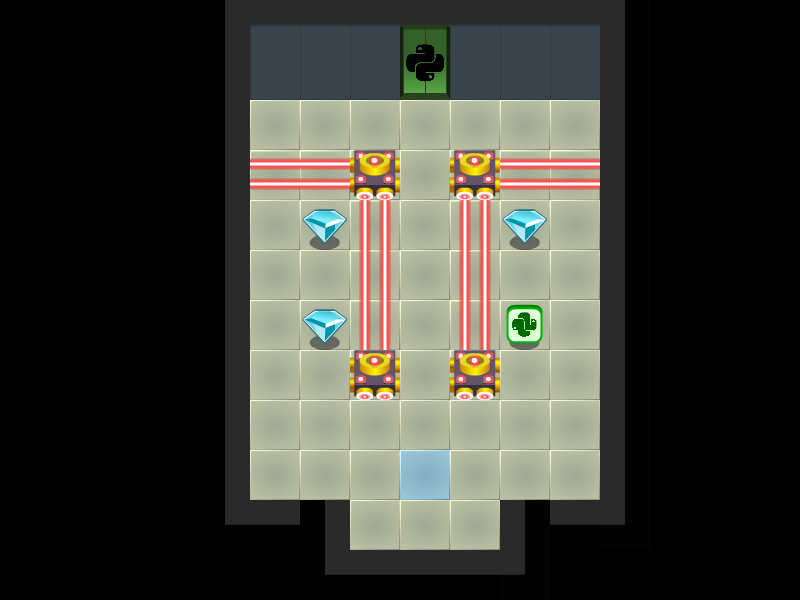

The image is a tile-based game level rendered from a .tmx file. Its description and source (layers, tilesets, objects; grid data summarised) follow:
An orthogonal 16x12 tile map with 50x50 px tiles, 2 tile layers (Floor, Collision), 3 tilesets.

<map version="1.0" orientation="orthogonal" renderorder="right-down" width="16" height="12" tilewidth="50" tileheight="50">
 <tileset firstgid="1" name="floor_walls" tilewidth="50" tileheight="50" spacing="1">
  <image source="../tiles/TileSheet.png" width="152" height="203" />
  <tile id="3">
   <properties>
    <property name="type" value="spawn" />
   </properties>
  </tile>
  <tile id="7">
   <properties>
    <property name="type" value="door" />
   </properties>
  </tile>
 </tileset>
 <tileset firstgid="13" name="collisions" tilewidth="50" tileheight="50" spacing="1">
  <image source="../tiles/collisions.png" width="101" height="152" />
  <tile id="0">
   <properties>
    <property name="frames" value="1" />
    <property name="type" value="laserCannon" />
   </properties>
  </tile>
  <tile id="1">
   <properties>
    <property name="frames" value="29" />
    <property name="type" value="python" />
   </properties>
  </tile>
  <tile id="2">
   <properties>
    <property name="frames" value="29" />
    <property name="type" value="diamond" />
   </properties>
  </tile>
  <tile id="3">
   <properties>
    <property name="frames" value="1" />
    <property name="type" value="laserBeamHorizontal" />
   </properties>
  </tile>
  <tile id="4">
   <properties>
    <property name="frames" value="1" />
    <property name="type" value="laserBeamVertical" />
   </properties>
  </tile>
 </tileset>
 <tileset firstgid="19" name="door" tilewidth="50" tileheight="50" spacing="1">
  <image source="../tiles/door.png" width="50" height="101" />
  <tile id="1">
   <properties>
    <property name="frames" value="1" />
    <property name="type" value="door" />
   </properties>
  </tile>
 </tileset>
 <layer name="Floor" width="16" height="12">
  <data>[192 cells, 104 non-empty, 9 distinct tile ids]</data>
 </layer>
 <layer name="Collision" width="16" height="12">
  <data>[192 cells, 20 non-empty, 7 distinct tile ids]</data>
 </layer>
</map>